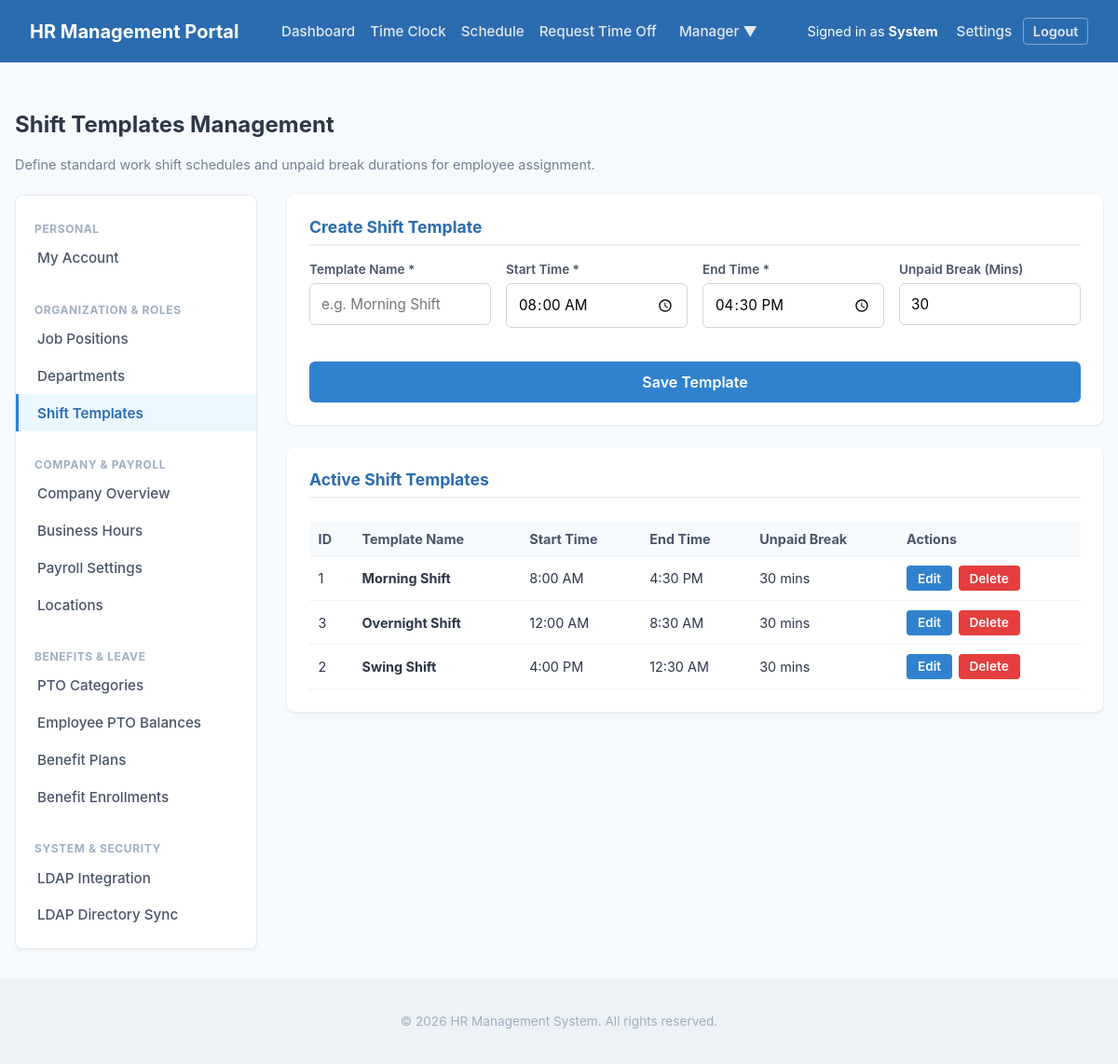
The page /public/shift_templates.php (signed in) on the database its author committed.
### tables this page shows
CREATE TABLE `shift_templates` (
  `shift_template_id` int(10) unsigned NOT NULL AUTO_INCREMENT,
  `template_name` varchar(50) NOT NULL,
  `default_start_time` time NOT NULL,
  `default_end_time` time NOT NULL,
  `unpaid_break_minutes` int(10) unsigned NOT NULL DEFAULT 30,
  `created_at` timestamp NOT NULL DEFAULT current_timestamp(),
  `updated_at` timestamp NOT NULL DEFAULT current_timestamp() ON UPDATE current_timestamp(),
  PRIMARY KEY (`shift_template_id`)
);

### public/shift_templates.php (the view, shortened to what this page needs)
<?php
require_once __DIR__ . '/../includes/auth.php';
$editTemplate = null;
$templates = $pdo->query('SELECT * FROM shift_templates ORDER BY template_name ASC')->fetchAll();
require_once __DIR__ . '/../includes/header.php';
?>
<div class="container">
    <div class="directory-header">
        <div>
            <h2>Shift Templates Management</h2>
            <p class="subtitle">Define standard work shift schedules and unpaid break durations for employee assignment.</p>
        </div>
    </div>
    <div class="settings-layout">
        <?php require_once __DIR__ . '/../includes/settings_sidebar.php'; ?>
        <main class="settings-content">
            <div class="card" style="margin-bottom: 1.5rem;">
                <h3 style="margin-top: 0; color: #2b6cb0;">
                    <?= $editTemplate ? 'Edit Shift Template' : 'Create Shift Template' ?>
                </h3>
                <form method="POST" action="shift_templates.php">
                    <div class="form-row">
                        <div class="form-group">
                            <label for="template_name">Template Name *</label>
                            <input type="text" id="template_name" name="template_name" required placeholder="e.g. Morning Shift" value="<?= htmlspecialchars($editTemplate['template_name'] ?? '') ?>">
                        </div>
                        <div class="form-group">
                            <label for="default_start_time">Start Time *</label>
                            <input type="time" id="default_start_time" name="default_start_time" required value="<?= htmlspecialchars($editTemplate['default_start_time'] ?? '08:00') ?>">
                        </div>
                        <div class="form-group">
                            <label for="default_end_time">End Time *</label>
                            <input type="time" id="default_end_time" name="default_end_time" required value="<?= htmlspecialchars($editTemplate['default_end_time'] ?? '16:30') ?>">
                        </div>
                        <div class="form-group">
                            <label for="unpaid_break_minutes">Unpaid Break (Mins)</label>
                            <input type="number" id="unpaid_break_minutes" name="unpaid_break_minutes" min="0" step="5" value="<?= htmlspecialchars($editTemplate['unpaid_break_minutes'] ?? '30') ?>">
                        </div>
                    </div>
                    <div style="display: flex; gap: 0.75rem; margin-top: 1rem;">
                        <button type="submit" class="btn-submit">
                            <?= $editTemplate ? 'Update Template' : 'Save Template' ?>
                        </button>
                    </div>
                </form>
            </div>
            <div class="card">
                <h3 style="margin-top: 0; color: #2b6cb0;">Active Shift Templates</h3>
                <div class="table-responsive">
                    <table class="table">
                        <thead>
                            <tr>
                                <th>ID</th>
                                <th>Template Name</th>
                                <th>Start Time</th>
                                <th>End Time</th>
                                <th>Unpaid Break</th>
                                <th>Actions</th>
                            </tr>
                        </thead>
                        <tbody>
                            <?php if (!empty($templates)): ?>
                                <?php foreach ($templates as $st): ?>
                                    <tr>
                                        <td><?= $st['shift_template_id'] ?></td>
                                        <td><strong><?= htmlspecialchars($st['template_name']) ?></strong></td>
                                        <td><?= date('g:i A', strtotime($st['default_start_time'])) ?></td>
                                        <td><?= date('g:i A', strtotime($st['default_end_time'])) ?></td>
                                        <td><?= (int)$st['unpaid_break_minutes'] ?> mins</td>
                                        <td>
                                            <div class="action-buttons">
                                                <a href="shift_templates.php?edit_id=<?= $st['shift_template_id'] ?>" class="btn-edit">Edit</a>
                                                <form method="POST" action="shift_templates.php" onsubmit="return confirm('Are you sure you want to delete this shift template?');">
                                                    <button type="submit" class="btn-delete">Delete</button>
                                                </form>
                                            </div>
                                        </td>
                                    </tr>
                                <?php endforeach; ?>
                            <?php else: ?>
                                <tr>
                                    <td colspan="6" style="text-align: center; color: #a0aec0;">No shift templates configured yet.</td>
                                </tr>
                            <?php endif; ?>
                        </tbody>
                    </table>
                </div>
            </div>
        </main>
    </div>
</div>
<?php require_once __DIR__ . '/../includes/footer.php'; ?>

### public/css/style.css (style rules this page uses)
.settings-layout { display: flex !important; flex-direction: row !important; gap: 2rem; align-items: flex-start; margin-top: 1rem; width: 100%; }
.settings-content { flex: 1 1 auto; min-width: 0; }
* { box-sizing: border-box; font-family: -apple-system, BlinkMacSystemFont, "Segoe UI", Roboto, sans-serif; }
body { background-color: #f7fafc; margin: 0; padding: 0; color: #2d3748; display: flex; flex-direction: column; min-height: 100vh; }
.container { max-width: 1200px; margin: 2rem auto; padding: 0 1rem; }
.form-row { display: flex; gap: 1rem; }
.form-group { margin-bottom: 1.25rem; flex: 1; }
.form-group label { display: block; margin-bottom: 0.4rem; font-weight: 600; font-size: 0.85rem; color: #4a5568; }
.form-group input { width: 100%; padding: 0.75rem; border: 1px solid #cbd5e0; border-radius: 6px; font-size: 0.95rem; }
.btn-submit { width: 100%; padding: 0.75rem; background: #3182ce; color: white; border: none; border-radius: 6px; font-size: 1rem; font-weight: 600; cursor: pointer; transition: background 0.2s; }
.card { background: white; border-radius: 8px; padding: 1.5rem; box-shadow: 0 1px 3px rgba(0,0,0,0.1); }
.card h3 { margin-top: 0; font-size: 1.1rem; border-bottom: 2px solid #edf2f7; padding-bottom: 0.5rem; color: #2b6cb0; }
.table { width: 100%; border-collapse: collapse; margin-top: 0.5rem; font-size: 0.9rem; }
.table th, .table td { padding: 0.6rem; text-align: left; border-bottom: 1px solid #edf2f7; }
.table th { background-color: #f7fafc; color: #4a5568; }
.directory-header { display: flex; justify-content: space-between; align-items: flex-start; margin-bottom: 1.5rem; }
.directory-header .subtitle { color: #718096; margin: 0.25rem 0 0 0; font-size: 0.9rem; }
.table-responsive { overflow-x: auto; }
.btn-edit { display: inline-block; padding: 0.35rem 0.75rem; background-color: #3182ce; color: white; text-decoration: none; border-radius: 4px; font-size: 0.85rem; font-weight: 600; transition: background 0.2s; }
.action-buttons { display: flex; gap: 0.4rem; align-items: center; }
.action-buttons form { margin: 0; }
.btn-delete { display: inline-block; padding: 0.35rem 0.75rem; background-color: #e53e3e; color: white; border: none; border-radius: 4px; font-size: 0.85rem; font-weight: 600; cursor: pointer; transition: background 0.2s; }
.settings-layout { display: flex; gap: 2rem; align-items: flex-start; margin-top: 1rem; }
.settings-content { flex-grow: 1; min-width: 0; }

### rows shown on the page
shift_templates: shift_template_id "1", template_name "Morning Shift", default_start_time "8:00 AM", default_end_time "4:30 PM", unpaid_break_minutes "30"
shift_templates: shift_template_id "3", template_name "Overnight Shift", default_start_time "12:00 AM", default_end_time "8:30 AM", unpaid_break_minutes "30"
shift_templates: shift_template_id "2", template_name "Swing Shift", default_start_time "4:00 PM", default_end_time "12:30 AM", unpaid_break_minutes "30"

### other values the page prints
$_SESSION['first_name'] "System"
